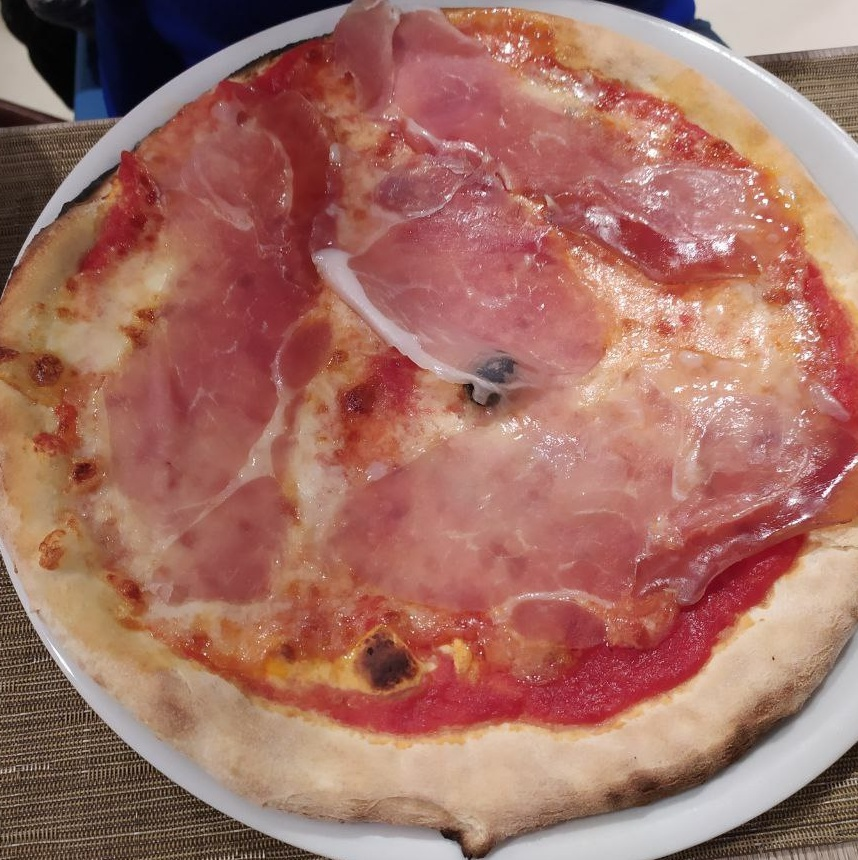
%> input picture bot/tmp/received_image.jpg, 858 x 860 px
$ octave --eval "result = watershedSegmentation(imread('../bot/tmp/received_image.jpg'));"   (GNU Octave 9; MATLAB toolbox functions it lacks are replaced by stand-ins)
%> lines starting %> are read from the running program, lines starting %| are printed output that depends on the picture; in (x1, y1, x2, y2) boxes, pixels count from 0 and x2, y2 are one past the last pixel; in counts of white or black regions, pixels touching at a corner belong together; the program's own positions count from 1
function [numberOfLabel, imgLabel] = watershedSegmentation(image)

% watershed segmentation
grayImage = rgb2gray(image);
%compute gradient
gmag = imgradient(grayImage);
%morphological operations
se = strel('disk',3);
Ie = imerode(grayImage,se);
Iobr = imreconstruct(Ie,grayImage);

Iobrd = imdilate(Iobr,se);
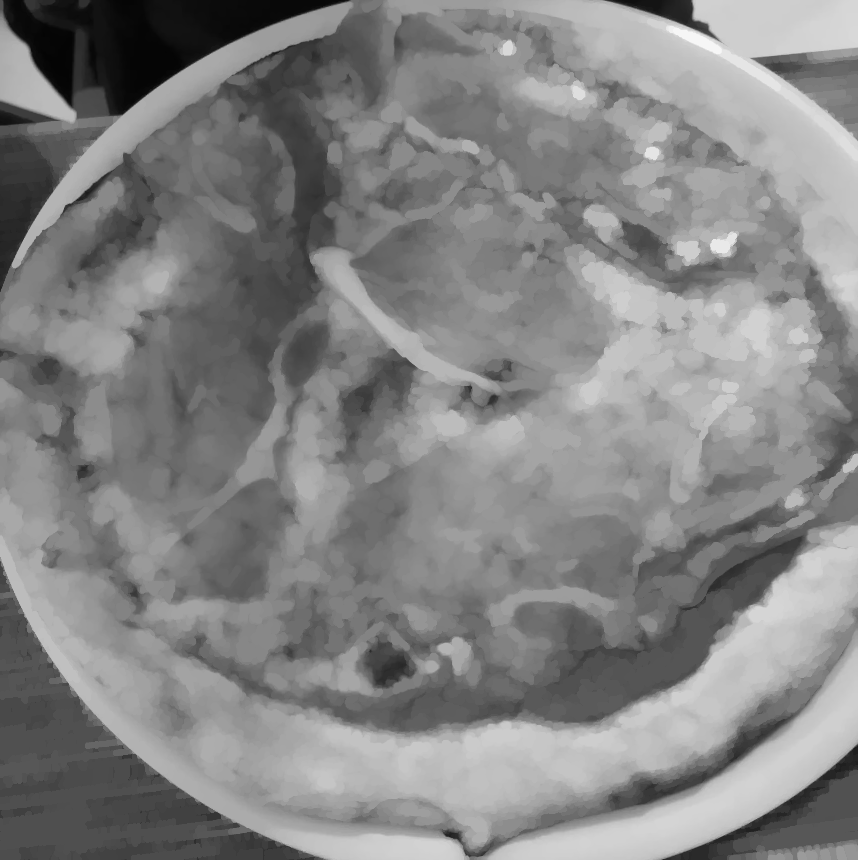
%> Iobrd: size 860x858 uint8; min 3, max 246, mean 132
Iobrcbr = imreconstruct(imcomplement(Iobrd),imcomplement(Iobr));
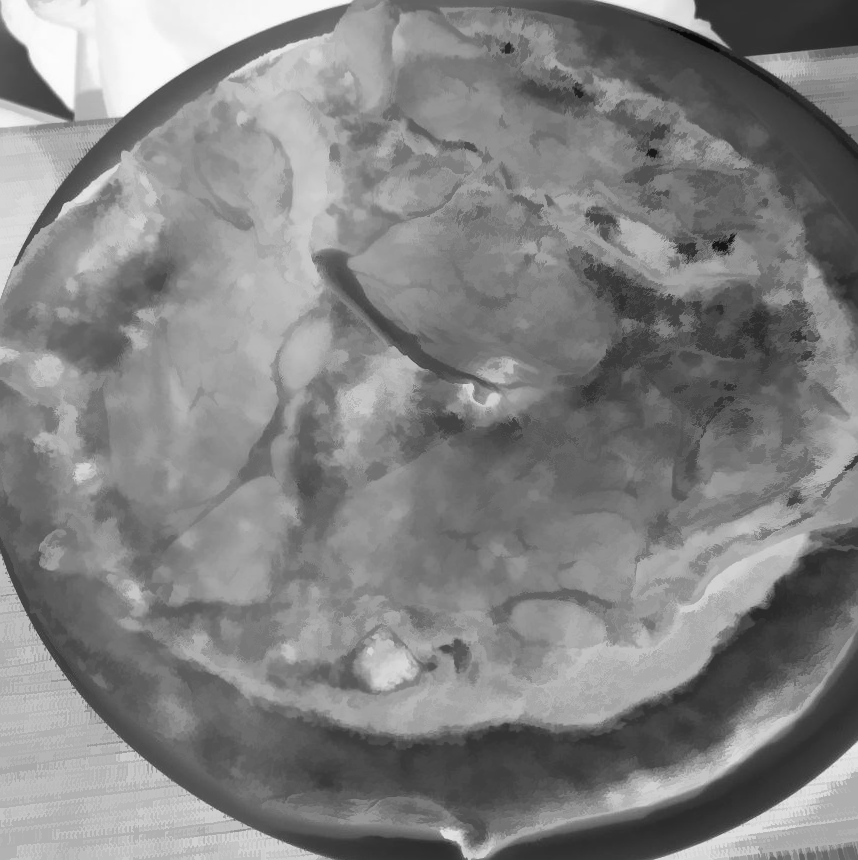
%> Iobrcbr: size 860x858 uint8; min 9, max 252, mean 130.3
Iobrcbr = imcomplement(Iobrcbr);

se2 = strel(ones(3,3));
fgm = bwareaopen(imerode(imclose(imregionalmax(Iobrcbr), se2), se2), 3);
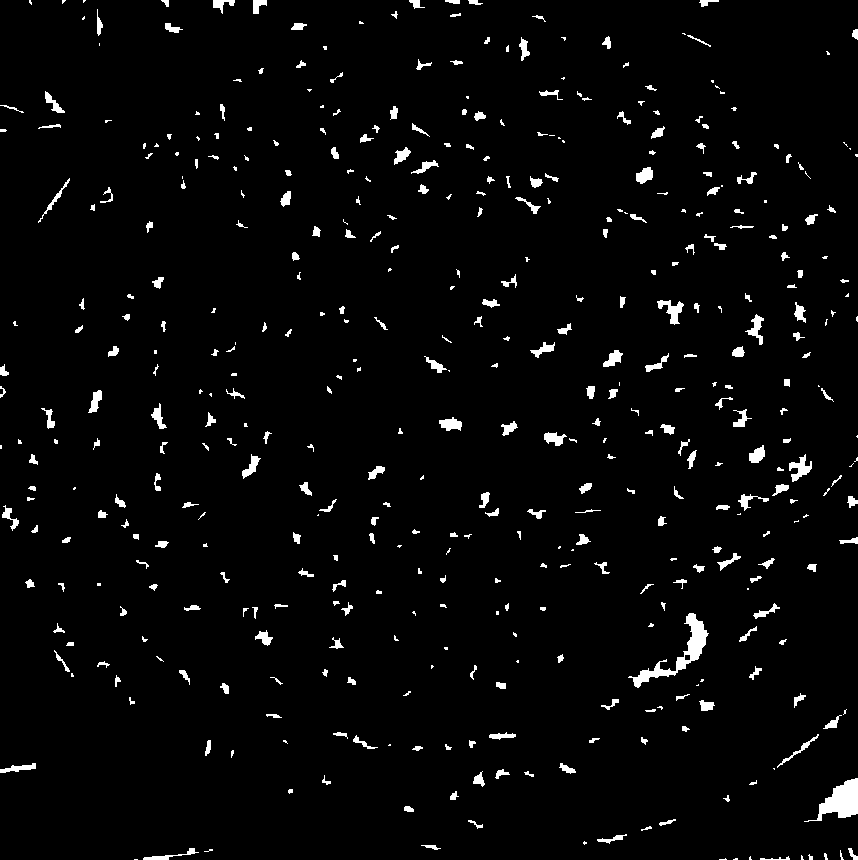
%> fgm: size 860x858 logical; 3% white; 454 white regions (150 under 20 px), largest, box (x1, y1, x2, y2) and area: (628, 613, 709, 688) 1223, (804, 778, 858, 822) 1067, (657, 300, 684, 325) 293

%watershed segmentation
bw = imbinarize(Iobrcbr);
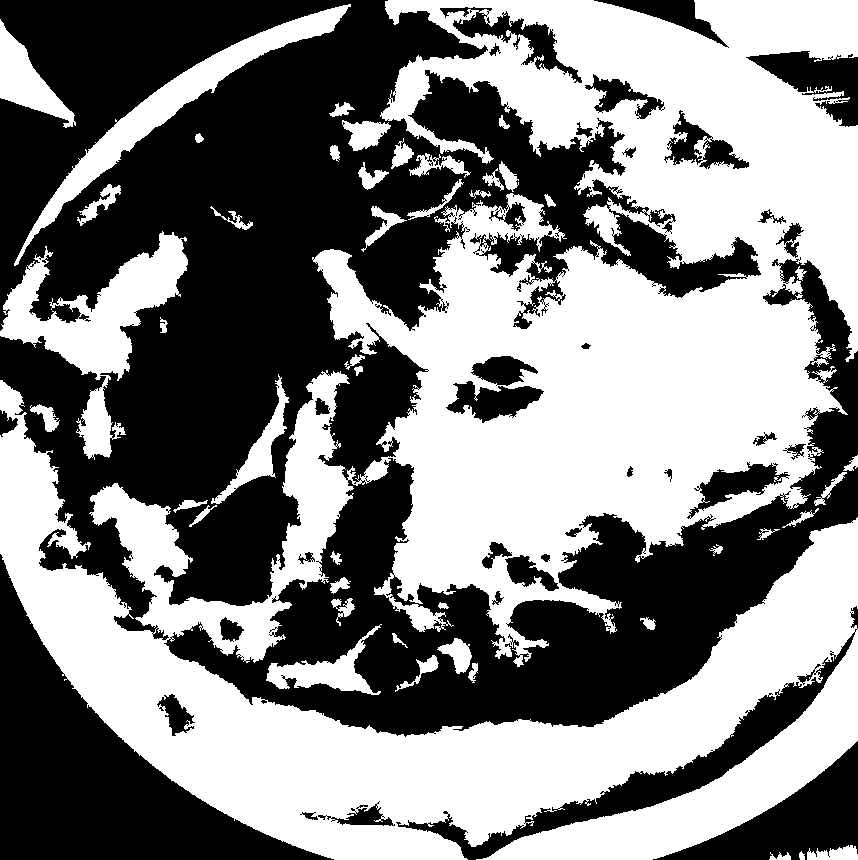
%> bw: size 860x858 logical; 50.3% white; 34 black regions, largest, box (x1, y1, x2, y2) and area: (0, 0, 858, 737) 289975, (0, 554, 334, 860) 34681, (396, 606, 858, 860) 11071
D = bwdist(bw);
DL = watershed(D);
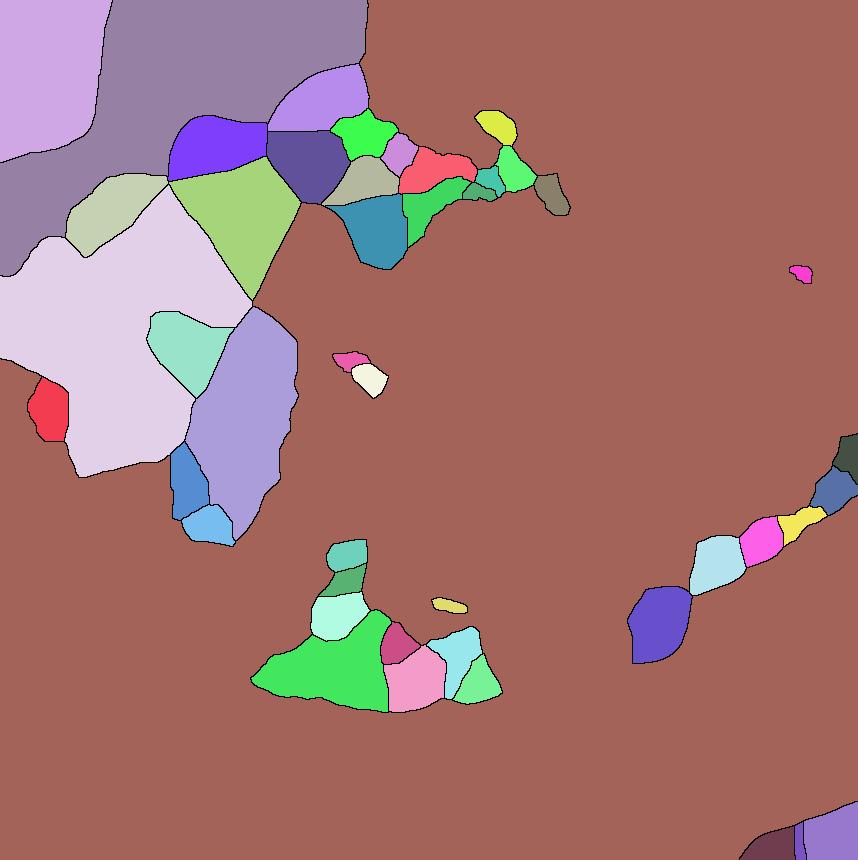
%> DL: size 860x858 uint8; 47 distinct labels, from 0 to 46; one colour per label, 0 black
bgm = DL == 0;
%> bgm: size 860x858 logical; 1.1% white in thin lines or dots

gmag2 = imimposemin(gmag, bgm | fgm);
imgLabel = watershed(gmag2);
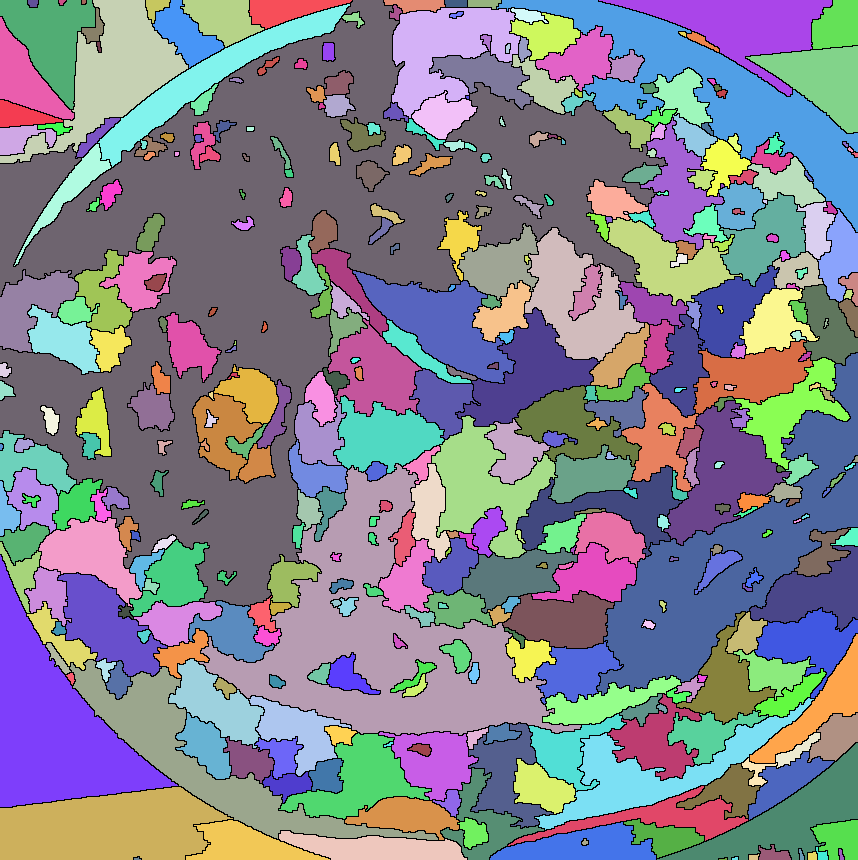
%> imgLabel: size 860x858 uint16; 435 distinct labels, from 0 to 434; one colour per label, 0 black

label = unique(imgLabel);
%> label = 435 values from 0 to 434
numberOfLabel = label(end);
%> numberOfLabel = 434
end
